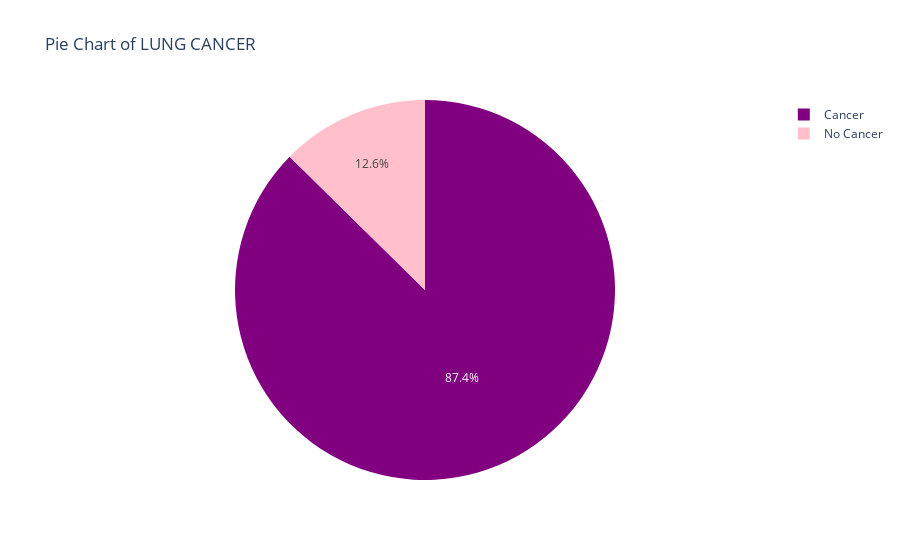

The notebook cell this image was saved under:
### Code cell
lung_cancer_data['LUNG_CANCER'] = lung_cancer_data['LUNG_CANCER'].replace(1, 'No Cancer')
lung_cancer_data['LUNG_CANCER'] = lung_cancer_data['LUNG_CANCER'].replace(2, 'Cancer')
fig = px.pie(lung_cancer_data, names='LUNG_CANCER', title='Pie Chart of LUNG CANCER', labels=['No Cancer', 'Cancer'], color_discrete_sequence=['purple', 'pink'])
fig.show()

### Figure 1 — Plotly figure (JSON) as saved in the notebook; plotly's stock layout.template omitted (floating-point values rounded to 4 significant figures; data arrays with more than 128 entries replaced by an {"elided": "..."} marker saying what was removed)
{"data": [{"domain": {"x": [0, 1], "y": [0, 1]}, "hovertemplate": "LUNG_CANCER=%{label}<extra></extra>", "labels": {"elided": "309 str values"}, "legendgroup": "", "name": "", "showlegend": true, "type": "pie"}], "layout": {"legend": {"tracegroupgap": 0}, "piecolorway": ["purple", "pink"], "title": {"text": "Pie Chart of LUNG CANCER"}}}
